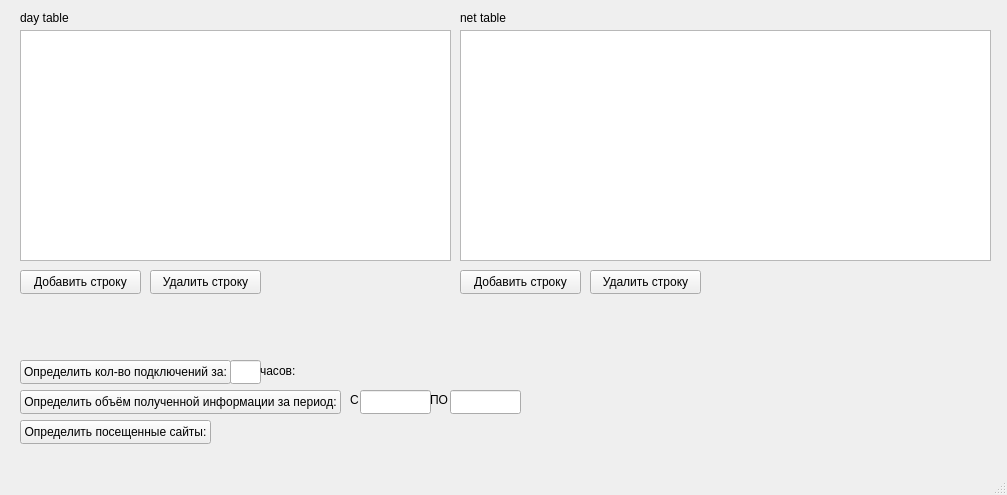
<?xml version="1.0" encoding="UTF-8"?>
<ui version="4.0">
 <class>MainWindow</class>
 <widget class="QMainWindow" name="MainWindow">
  <property name="geometry">
   <rect>
    <x>0</x>
    <y>0</y>
    <width>1007</width>
    <height>495</height>
   </rect>
  </property>
  <property name="windowTitle">
   <string>MainWindow</string>
  </property>
  <widget class="QWidget" name="centralwidget">
   <widget class="QTableView" name="tableView_day">
    <property name="geometry">
     <rect>
      <x>20</x>
      <y>30</y>
      <width>431</width>
      <height>231</height>
     </rect>
    </property>
   </widget>
   <widget class="QPushButton" name="pushButton_add_day">
    <property name="geometry">
     <rect>
      <x>20</x>
      <y>270</y>
      <width>121</width>
      <height>24</height>
     </rect>
    </property>
    <property name="text">
     <string>Добавить строку</string>
    </property>
   </widget>
   <widget class="QPushButton" name="pushButton_delete_day">
    <property name="geometry">
     <rect>
      <x>150</x>
      <y>270</y>
      <width>111</width>
      <height>24</height>
     </rect>
    </property>
    <property name="text">
     <string>Удалить строку</string>
    </property>
   </widget>
   <widget class="QTableView" name="tableView_net">
    <property name="geometry">
     <rect>
      <x>460</x>
      <y>30</y>
      <width>531</width>
      <height>231</height>
     </rect>
    </property>
   </widget>
   <widget class="QLabel" name="label">
    <property name="geometry">
     <rect>
      <x>20</x>
      <y>10</y>
      <width>61</width>
      <height>16</height>
     </rect>
    </property>
    <property name="text">
     <string>day table</string>
    </property>
   </widget>
   <widget class="QLabel" name="label_2">
    <property name="geometry">
     <rect>
      <x>460</x>
      <y>10</y>
      <width>61</width>
      <height>16</height>
     </rect>
    </property>
    <property name="text">
     <string>net table</string>
    </property>
   </widget>
   <widget class="QPushButton" name="pushButton_add_net">
    <property name="geometry">
     <rect>
      <x>460</x>
      <y>270</y>
      <width>121</width>
      <height>24</height>
     </rect>
    </property>
    <property name="text">
     <string>Добавить строку</string>
    </property>
   </widget>
   <widget class="QPushButton" name="pushButton_delete_net">
    <property name="geometry">
     <rect>
      <x>590</x>
      <y>270</y>
      <width>111</width>
      <height>24</height>
     </rect>
    </property>
    <property name="text">
     <string>Удалить строку</string>
    </property>
   </widget>
   <widget class="QLabel" name="label_3">
    <property name="geometry">
     <rect>
      <x>300</x>
      <y>360</y>
      <width>91</width>
      <height>20</height>
     </rect>
    </property>
    <property name="text">
     <string/>
    </property>
   </widget>
   <widget class="QPushButton" name="pushButton_hours">
    <property name="geometry">
     <rect>
      <x>20</x>
      <y>360</y>
      <width>211</width>
      <height>24</height>
     </rect>
    </property>
    <property name="text">
     <string>Определить кол-во подключений за:</string>
    </property>
   </widget>
   <widget class="QLineEdit" name="lineEdit_hours">
    <property name="geometry">
     <rect>
      <x>230</x>
      <y>360</y>
      <width>31</width>
      <height>24</height>
     </rect>
    </property>
   </widget>
   <widget class="QPushButton" name="pushButton_hours_2">
    <property name="geometry">
     <rect>
      <x>20</x>
      <y>390</y>
      <width>321</width>
      <height>24</height>
     </rect>
    </property>
    <property name="text">
     <string>Определить объём полученной информации за период:</string>
    </property>
   </widget>
   <widget class="QLineEdit" name="lineEdit_period_1">
    <property name="geometry">
     <rect>
      <x>360</x>
      <y>390</y>
      <width>71</width>
      <height>24</height>
     </rect>
    </property>
    <property name="text">
     <string/>
    </property>
   </widget>
   <widget class="QLabel" name="label_4">
    <property name="geometry">
     <rect>
      <x>430</x>
      <y>390</y>
      <width>21</width>
      <height>20</height>
     </rect>
    </property>
    <property name="text">
     <string>ПО</string>
    </property>
   </widget>
   <widget class="QLineEdit" name="lineEdit_period_2">
    <property name="geometry">
     <rect>
      <x>450</x>
      <y>390</y>
      <width>71</width>
      <height>24</height>
     </rect>
    </property>
    <property name="text">
     <string/>
    </property>
   </widget>
   <widget class="QLabel" name="label_period_result">
    <property name="geometry">
     <rect>
      <x>530</x>
      <y>390</y>
      <width>111</width>
      <height>20</height>
     </rect>
    </property>
    <property name="text">
     <string/>
    </property>
   </widget>
   <widget class="QLabel" name="label_5">
    <property name="geometry">
     <rect>
      <x>350</x>
      <y>390</y>
      <width>16</width>
      <height>20</height>
     </rect>
    </property>
    <property name="text">
     <string>C</string>
    </property>
   </widget>
   <widget class="QPushButton" name="pushButton_sites">
    <property name="geometry">
     <rect>
      <x>20</x>
      <y>420</y>
      <width>191</width>
      <height>24</height>
     </rect>
    </property>
    <property name="text">
     <string>Определить посещенные сайты:</string>
    </property>
   </widget>
   <widget class="QLabel" name="label_sites">
    <property name="geometry">
     <rect>
      <x>220</x>
      <y>420</y>
      <width>741</width>
      <height>20</height>
     </rect>
    </property>
    <property name="text">
     <string/>
    </property>
   </widget>
   <widget class="QLabel" name="label_6">
    <property name="geometry">
     <rect>
      <x>260</x>
      <y>360</y>
      <width>41</width>
      <height>21</height>
     </rect>
    </property>
    <property name="text">
     <string>часов:</string>
    </property>
   </widget>
  </widget>
  <widget class="QMenuBar" name="menubar">
   <property name="geometry">
    <rect>
     <x>0</x>
     <y>0</y>
     <width>1007</width>
     <height>21</height>
    </rect>
   </property>
  </widget>
  <widget class="QStatusBar" name="statusbar"/>
 </widget>
 <resources/>
 <connections/>
</ui>
